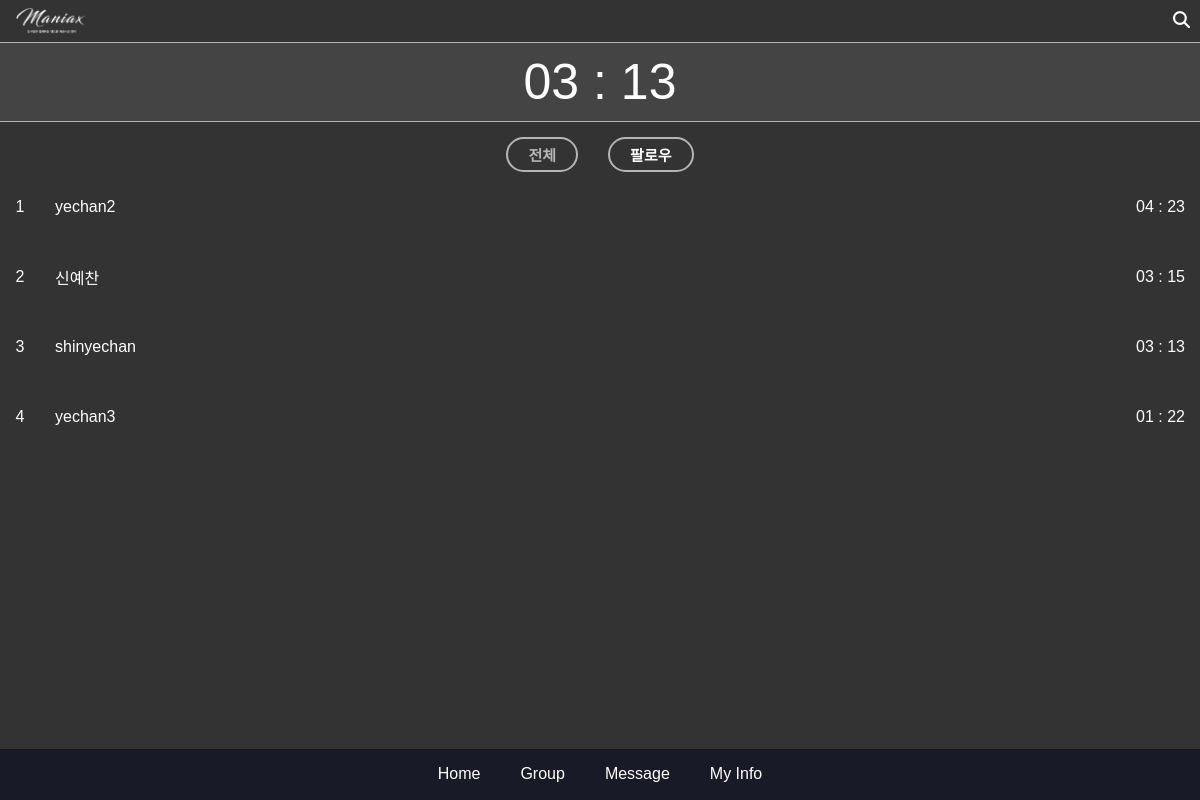
/ (signed in), run on the app's committed database.
### main/models.py (models this page shows, shortened)
class CustomUser(AbstractUser):
    following = models.ManyToManyField(
        "self", #User 인스턴스가 다른 인스턴스 참조
        verbose_name="팔로우 중인 사용자들",
        related_name="followers",
        symmetrical=False,
        through="relationship.Relationship"
    )

class ScreenTime(models.Model):
    user = models.OneToOneField(CustomUser, on_delete=models.CASCADE, related_name='screen_time')
    total_minutes = models.PositiveIntegerField(default=0)  # 스크린 타임 총 분
    rank = models.PositiveIntegerField(default=0)  # 랭킹

### main/views.py (the view)
# urls.py: path('', views.rankings_view, name='rankings'),
def rankings_view(request):
    screen_times = ScreenTime.objects.order_by('-total_minutes')
    context = {'screen_times': screen_times}
    user = request.user
    if request.user.is_authenticated:
        screen_time, created = ScreenTime.objects.get_or_create(user=user)
        if created:
            screen_time.total_minutes = 0
            screen_time.save()
        if request.method == 'POST':
            form = ScreenTimeForm(request.POST, instance=screen_time)
            if form.is_valid():
                form.save()
                ScreenTime.update_rankings()
                return redirect('rankings')
        else:
            form = ScreenTimeForm(instance=screen_time)
        following_user_ids = Relationship.objects.filter(from_user=user).values_list('to_user_id')
        following_screen_times = ScreenTime.objects.filter(user__id__in=following_user_ids).order_by('-total_minutes')
        return render(request, 'rankings.html', {'screen_times': screen_times, 'form': form, 'following_screen_times':following_screen_times,})
    return render(request, 'rankings.html', context)

### main/templatetags/time_filters.py (called while the page is built)
@register.filter
def display_time(total_minutes):
    try:
        total_minutes = int(total_minutes)
        hours = total_minutes // 60
        minutes = total_minutes % 60
        if 0 <= hours < 10:
            hours = f"0{hours}"
        if 0 <= minutes < 10:
            minutes = f"0{minutes}"
        return f"{hours} : {minutes}"
    except (ValueError, TypeError):
        return "Invalid time"

### main/templates/rankings.html (shortened to what this page needs)
{% extends 'base.html' %} {% block title %}Rankings{%endblock%}{%block content%}
{% load static %}
<!DOCTYPE html>
<html>
  <head> </head>
  <body>
    <header class="screen-header">
      <img id="logo" src="{% static 'images/maniax.png' %}" />
      <a href="{% url 'search_user' %}" class="groupAdd-search-button">
        <i class="fas fa-search"></i>
      </a>
    </header>
    <div class="timerSection">
      {% if user.is_authenticated %} {% load time_filters %}
      <div class="timer" onclick="openOverlay()">
        {{user.screen_time.total_minutes|display_time}}
      </div>
      {% else %}
      <a href="{% url 'login' %}" class="timer">00:00</a>
      {% endif %}
    </div>
    <div class="homeFilter">
      {% if user.is_authenticated %}
      <button class="filter-btn active" id="allBtn">전체</button>
      <button class="filter-btn" id="followBtn">팔로우</button>
      {% else %}
      <a href="{% url 'login' %}" class="filter-btn">Login</a>
      {% endif %}
    </div>
    {% if screen_times %}
    <div id="content">
      <div id="allContent">
        {% for screen_time in screen_times %}
        <div class="usageList">
          <a
            href="{% url 'user_profile' user_id=screen_time.user.id %}"
            class="ranking-item"
          >
            <div class="rank-number">{{ screen_time.rank }}</div>
            <div class="rank-name">{{ screen_time.user.username }}</div>
            {% load time_filters %}
            <div class="rank-time">
              {{ screen_time.total_minutes|display_time }}
            </div>
          </a>
        </div>
        {% endfor %}
      </div>
        {% if user.is_authenticated %}
        {% for screen_time in following_screen_times %}
            {% load time_filters %}
        {% endfor %} {% endif %}
    </div>
    {% else %}
    <p>No users found.</p>
    {% endif %}
  </body>
</html>
{%endblock%}

### main/static/css/styles.css (style rules this page uses)
body { margin: 0; }
#logo { height: 30px; padding: 6px 0px 6px 15px; }
.screen-header { position: fixed; top: 0px; width: 100%; display: flex; justify-content: space-between; align-items: center; box-sizing: border-box; background-color: #333; color: black; z-index: 2; border-bottom: 1.2px solid rgb(180, 180, 180); left: 0px; padding: 0px 10px 0px 0px; }

### main/static/css/home.css (style rules this page uses)
.timerSection { margin-top: 43px; background-color: #444; display: flex; justify-content: center; align-items: center; position: relative; border-bottom: 1.2px solid rgb(180, 180, 180); padding: 10px 0px; }
.timer { display: flex; justify-content: center; align-items: center; font-size: 50px; color: rgb(255, 255, 255); text-decoration: none; }
.homeFilter { display: flex; justify-content: center; }
.filter-btn { background-color: transparent; color: rgb(255, 255, 255); border: 2px solid rgb(180, 180, 180); padding: 5px 20px; cursor: pointer; border-radius: 20px; font-weight: bold; font-size: 15px; margin-top: 15px; margin-left: 15px; margin-right: 15px; text-decoration: none; }
.filter-btn.active { color: rgb(180, 180, 180); }
#content { padding: 0px; margin-bottom: 150px; }
.usageList { padding: 0px; }
.ranking-item { display: flex; justify-content: space-between; align-items: center; padding: 10px; border-bottom: 1px solid #333; text-decoration: none; color: rgb(70, 70, 70); border-bottom: none; }
.rank-number { padding: 10px 10px 10px 5px; display: flex; justify-content: center; align-items: center; border-radius: 50%; font-size: 16px; color: rgb(70, 70, 70); }
.rank-name { flex-grow: 1; padding: 10px; font-size: 16px; text-align: left; }
.rank-time { padding: 10px 15px 10px 10px; font-size: 16px; }

### main/static/css/group.css (style rules this page uses)
body { font-family: Arial, sans-serif; background-color: #1c1c1e; color: #fff; }
.ranking-item { display: flex; justify-content: space-between; align-items: center; padding: 10px 0; border-bottom: 1px solid #6e6e6e; text-decoration: none; color: #fff; }
.ranking-item:last-child { border-bottom: none; }
.rank-number { width: 30px; height: 30px; display: flex; justify-content: center; align-items: center; border-radius: 50%; font-size: 16px; color: #fff; }
.rank-name { flex-grow: 1; padding-left: 10px; font-size: 16px; }
.rank-time { font-size: 16px; }
body { font-family: Arial, sans-serif; background-color: #333; color: #fff; margin: 0; padding: 0; }
.groupAdd-back-button, .groupAdd-search-button { background: none; border: none; color: #fff; font-size: 17px; text-decoration: none; }

### data on the page
CustomUser: screen_time.total_minutes|display_time "03 : 13"
ScreenTime: rank "1", user.username "yechan2", total_minutes|display_time "04 : 23"
ScreenTime: rank "2", user.username "신예찬", total_minutes|display_time "03 : 15"
ScreenTime: rank "3", user.username "shinyechan", total_minutes|display_time "03 : 13"
ScreenTime: rank "4", user.username "yechan3", total_minutes|display_time "01 : 22"
